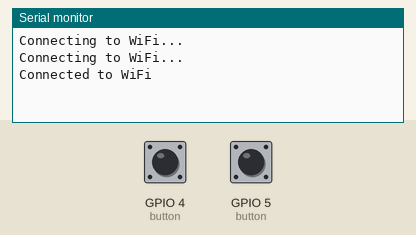
This sketch was run on a simulated ESP32. Shown: the last lines printed to the serial monitor. Inputs (shaded band) come from the test bench; at power-on: GPIO 4 (button) HIGH, GPIO 5 (button) HIGH. WiFi joins after 1.5 s; servers stay silent unless stated; uploads are accepted with an empty reply.

Above: at 3.2 s.
3.3 s: GPIO 4 (button) pulled LOW for 0.15 s
At 4.5 s:
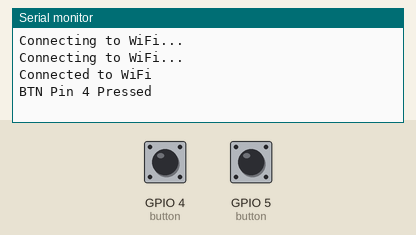
4.9 s: GPIO 5 (button) pulled LOW for 0.15 s
At 5.7 s:
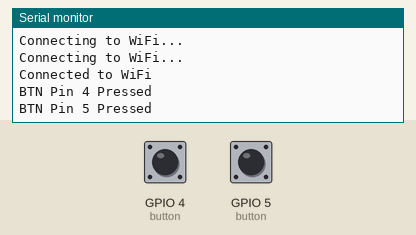

The sketch:

lab-w8-2-client.ino
```cpp
#include <WiFi.h>
#include <HTTPClient.h>

bool state1=1,lastState1=1;
bool state2=1,lastState2=1;

int rr_state[2] = {0,0};

// Configuration
// Wifi credentials
const char* ssid = "WIFI_SSID";
const char* password = "WIFI_PASSWORD";
// App Script
String key = "YOUR_APP_SCRIPT_KEY";

unsigned long time_request = 0;

void setup() {
  Serial.begin(9600);

  WiFi.begin(ssid, password);
  while (WiFi.status() != WL_CONNECTED) {
    delay(1000);
    Serial.println("Connecting to WiFi...");
  }
  Serial.println("Connected to WiFi");
  pinMode(4, INPUT_PULLUP);
  pinMode(5, INPUT_PULLUP);
}

String request_google(String url){
  HTTPClient http;
  http.begin(url.c_str());
  http.setFollowRedirects(HTTPC_STRICT_FOLLOW_REDIRECTS);
  int httpCode = http.GET();
  String s = "";
  if(httpCode > 0){
    s = http.getString();
  }
  http.end();
  Serial.println(s);
  return s;

}

void loop() {
  state1=digitalRead(5); // read button state
  if(state1!=lastState1){
      delay(20); //debounce
      if(digitalRead(5)==0){
        Serial.println("BTN Pin 5 Pressed");
        if (rr_state[1] == 0){
          rr_state[1] = 1;
        }else{
          rr_state[1] = 0;
        }
        String url = "https://script.google.com/macros/s/" + key + "/exec?s2=" + rr_state[1];
        String str = request_google(url);
        Serial.println(str);
      }
  }
  lastState1=state1;

  state2=digitalRead(4); // read button state
  if(state2!=lastState2){
      delay(20); //debounce
      if(digitalRead(4)==0){
        Serial.println("BTN Pin 4 Pressed");
        if (rr_state[0] == 0){
          rr_state[0] = 1;
        }else{
          rr_state[0] = 0;
        }
        String url = "https://script.google.com/macros/s/" + key + "/exec?s1=" + rr_state[0];
        String str = request_google(url);
        Serial.println(str);
      }
    }
  lastState2=state2;

}
```

Measured:
- after the input at 3.3 s, the serial monitor: prints a new line at once (image 1)
- after the input at 4.9 s, the serial monitor: prints a new line at once (image 2)
